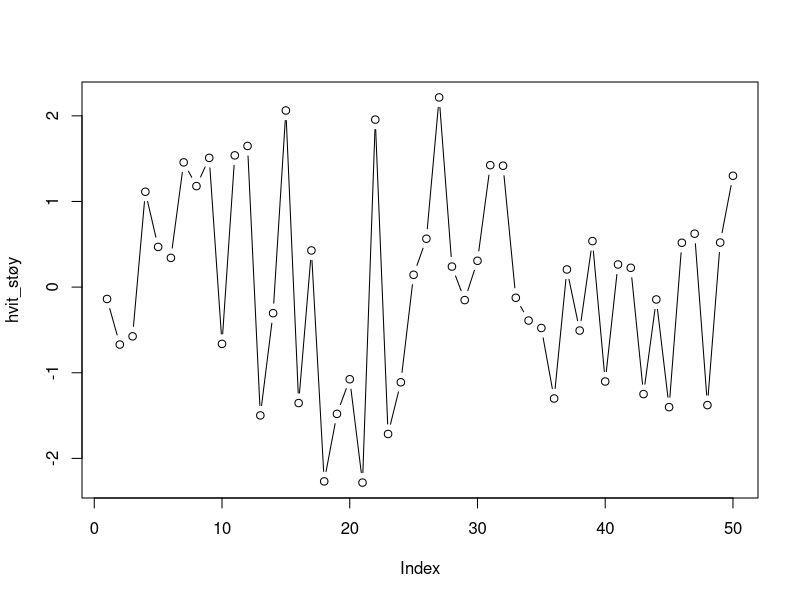
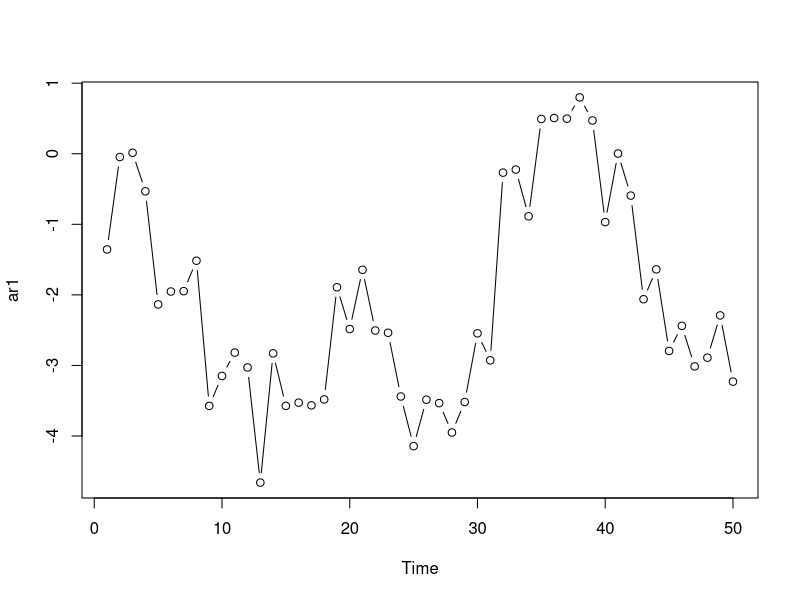
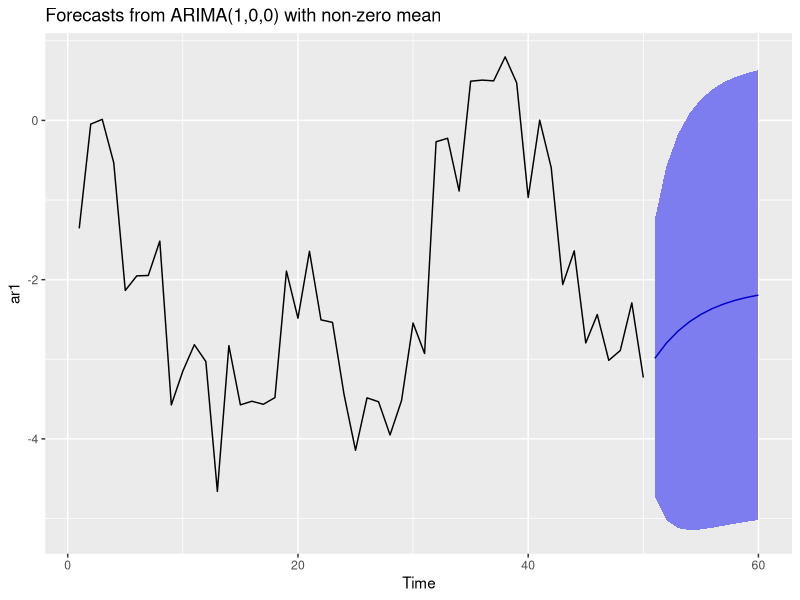

R code for these plots, in order:
## ---- chunk 1
n <- 50
hvit_støy <- rnorm(n)
plot(hvit_støy, type = "b")
## ---- chunk 2
ar1 <- arima.sim(model = list(ar = 0.95), n)
plot(ar1, type = "b")
## ---- chunk 3
df <- data.frame(Y = ar1[2:n],
                 lagged_Y = ar1[1:(n-1)])
summary(lm(Y ~ lagged_Y, data = df))
## ---- chunk 4
library(forecast)
## ---- chunk 5
Arima(ar1, order = c(1, 0, 0))
## ---- chunk 6
ar1_estimat <- Arima(ar1, order = c(1, 0, 0))
prediksjon  <- forecast(ar1_estimat, h = 10, level = 0.95) 
## ---- chunk 7
# Plotter den opprinnerlige tidsrekken, sammen med prediksjon og
# prediksjonsintervall
autoplot(prediksjon)
